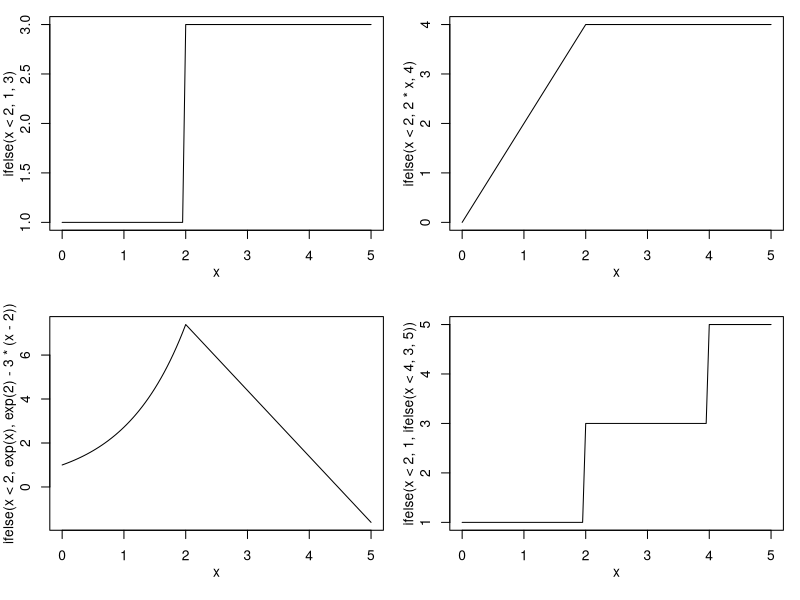
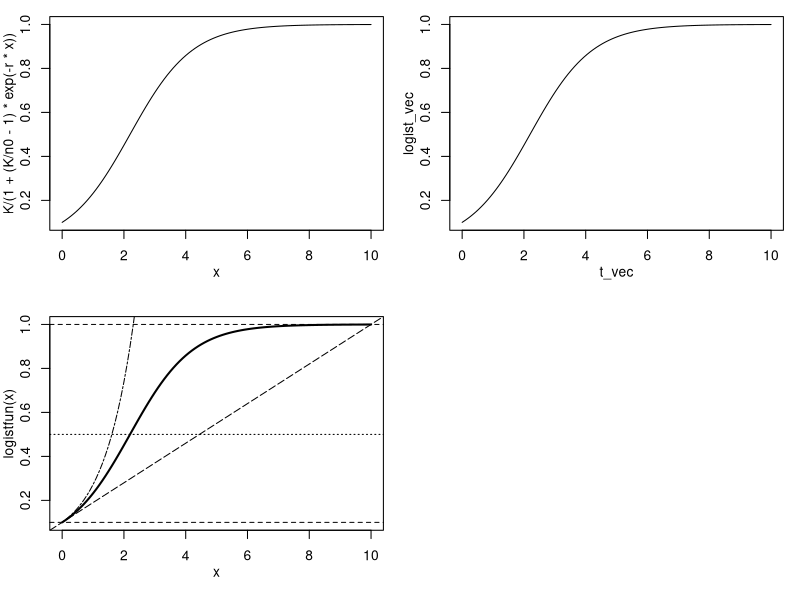

Source code (R) for these figures, in order:
## ---- chunk 1
knitr::opts_chunk$set(echo = TRUE)
## ---- chunk 2
result = 1
for(i in 1:10) {
  result = result*i
}
## ---- chunk 3
x = 1:10
y = numeric(10)
for(i in 1:10) {
  y[i] = exp(x[i])
}
## ---- chunk 4
x = 1:10
y = exp(x)
## ---- chunk 5
x = c(1,2,3)
y = c(2,4,NA)
## ---- chunk 6
x + y
x*y
## ---- chunk 7
mean(x)
mean(y)
## ---- chunk 8
mean(y, na.rm = TRUE)
## ---- chunk 9
length(y[!is.na(y)])
## ---- chunk 10
naive_mean = function(x, na.rm = TRUE) {
  total = sum(x, na.rm = na.rm)
  n = length(!is.na(x))
  result = total/n
  return(result)
}
## ---- chunk 11
x = 1:10
naive_mean(x)
## ---- chunk 12
x = c(1,2,NA,4)
naive_mean(x)
## ---- chunk 13
naive_mean(x, na.rm = TRUE)
## ---- chunk 14
xvec = seq(0,7,length=100)
exp1_vec = 2*exp(-xvec/2)
exp2_vec = 2*exp(-xvec)
## ---- chunk 15
expfun = function(x,a=1,b=1) {
   a*exp(-b*x)
 }
exp1_vec = sapply(xvec,expfun,a=2,b=1/2)
exp2_vec = sapply(xvec,expfun,a=2,b=1)
## ---- chunk 16
x=c(-25,-16,-9,-4,-1,0,1,4,9,16,25)
ifelse(x<0,0,sqrt(x))
## ---- chunk 17
op=par(mfrow=c(2,2),mgp=c(2,1,0),mar=c(4.2,3,1,1))
curve(ifelse(x<2,1,3),from=0,to=5)
curve(ifelse(x<2,2*x,4),from=0,to=5)
curve(ifelse(x<2,exp(x),exp(2)-3*(x-2)),from=0,to=5)
curve(ifelse(x<2,1,ifelse(x<4,3,5)),from=0,to=5)
## ---- chunk 18
d1 = D(expression(x^2),"x"); d1
## ---- chunk 19
eval(d1,list(x=2))
## ---- chunk 20
D(d1,"x")
## ---- chunk 21
r = 1
K = 1
n0 = 0.1  # what happens if you set n0 to 0???
curve(K/(1+(K/n0-1)*exp(-r*x)),from=0,to=10)
## ---- chunk 22
t_vec = seq(0,10,length=100)
logist_vec = K/(1+(K/n0-1)*exp(-r*t_vec))
plot(t_vec,logist_vec,type="l")
## ---- chunk 23
logistfun = function(t,r=1,n0=0.1,K=1) {
  K/(1+(K/n0-1)*exp(-r*t))
}
logist_vec = sapply(t_vec,logistfun)

## ---- chunk 24
r=17
logistfun(1,r=2)
r=0
logistfun(1,r=2)
## ---- chunk 25
curve(logistfun(x),from=0,to=10,lwd=2)
abline(h=n0,lty=2)
abline(h=K,lty=2)
abline(h=K/2,lty=3)
abline(v=-log(n0/(K-n0))/r,lty=4)
r=1
abline(a=n0,b=r*n0*(1-n0/K),lty=5)
curve(n0*exp(r*x),from=0,lty=6,add=TRUE)
